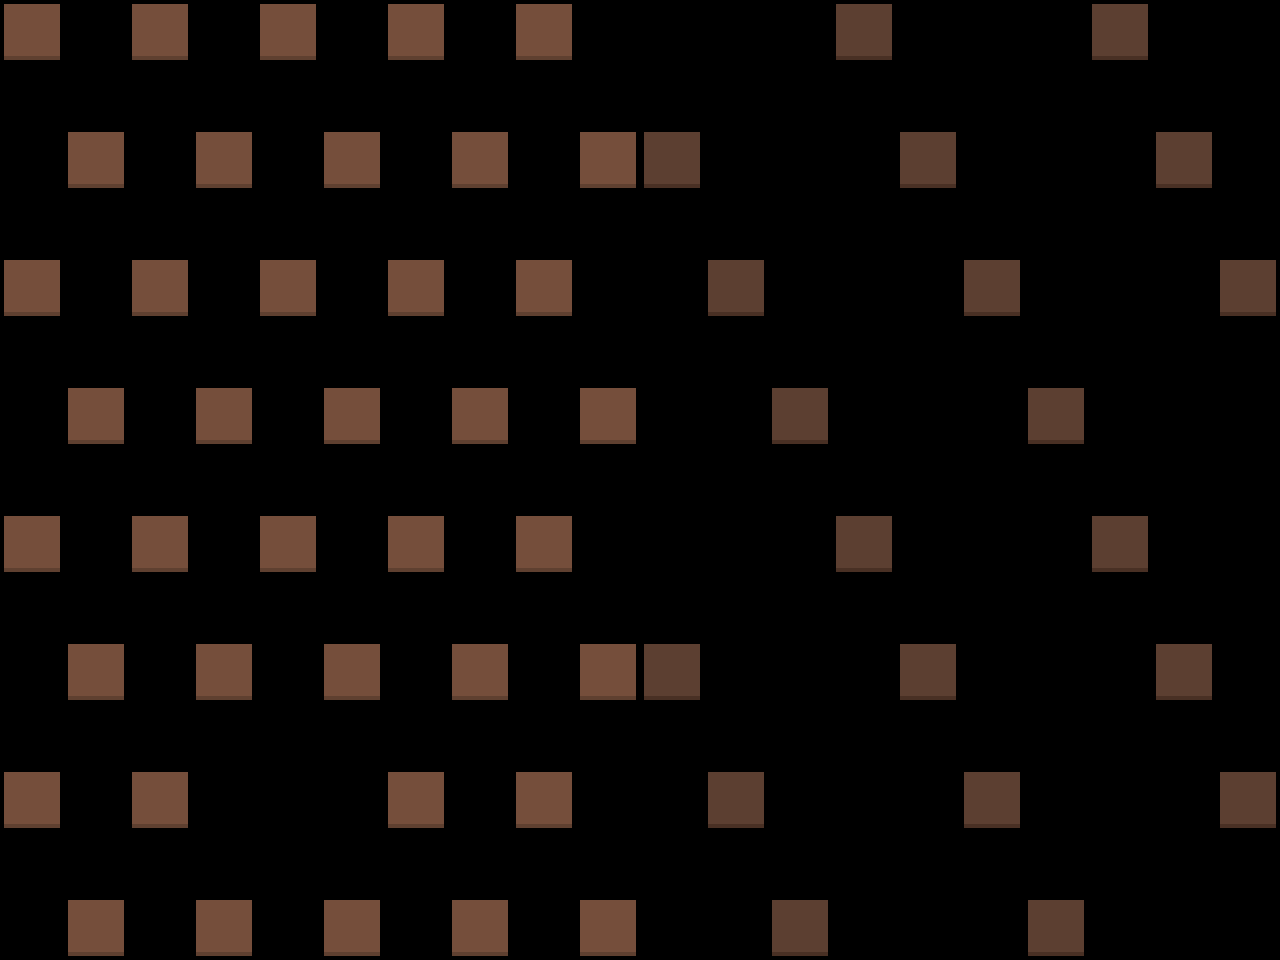

The image is a tile-based game level rendered from a .tmx file. Its description and source (layers, tilesets, objects; grid data summarised) follow:
An orthogonal 20x15 tile map with 64x64 px tiles, 1 tile layer (Слой тайлов 2) and 63 objects (59x solid, 4x spawn).

<map version="1.5" tiledversion="1.7.2" orientation="orthogonal" renderorder="right-down" width="20" height="15" tilewidth="64" tileheight="64" infinite="0" nextlayerid="4" nextobjectid="143">
 <editorsettings>
  <chunksize width="64" height="64" />
 </editorsettings>
 <tileset firstgid="1" name="tileset" tilewidth="64" tileheight="64" tilecount="50" columns="10">
  <image source="../image/tileset.png" width="640" height="320" />
 </tileset>
 <layer id="2" name="Слой тайлов 2" width="20" height="15">
  <data>[300 cells, 111 non-empty, 3 distinct tile ids]</data>
 </layer>
 <objectgroup id="3" name="Слой объектов 1">
  <object id="1" type="solid" x="0" y="0" width="64" height="64" />
  <object id="81" name="SpawnBall0" type="spawn" x="288" y="832" width="64" height="64" />
  <object id="82" name="SpawnHole0" type="spawn" x="288" y="64" width="64" height="64" />
  <object id="83" name="SpawnBall1" type="spawn" x="928" y="832" width="64" height="64" />
  <object id="84" name="SpawnHole1" type="spawn" x="928" y="64" width="64" height="64" />
  <object id="85" type="solid" x="128" y="0" width="64" height="64" />
  <object id="86" type="solid" x="256" y="0" width="64" height="64" />
  <object id="87" type="solid" x="384" y="0" width="64" height="64" />
  <object id="88" type="solid" x="512" y="0" width="64" height="64" />
  <object id="89" type="solid" x="576" y="128" width="64" height="64" />
  <object id="90" type="solid" x="448" y="128" width="64" height="64" />
  <object id="91" type="solid" x="320" y="128" width="64" height="64" />
  <object id="92" type="solid" x="192" y="128" width="64" height="64" />
  <object id="93" type="solid" x="64" y="128" width="64" height="64" />
  <object id="94" type="solid" x="0" y="256" width="64" height="64" />
  <object id="95" type="solid" x="128" y="256" width="64" height="64" />
  <object id="96" type="solid" x="256" y="256" width="64" height="64" />
  <object id="97" type="solid" x="384" y="256" width="64" height="64" />
  <object id="98" type="solid" x="512" y="256" width="64" height="64" />
  <object id="99" type="solid" x="64" y="384" width="64" height="64" />
  <object id="100" type="solid" x="192" y="384" width="64" height="64" />
  <object id="101" type="solid" x="320" y="384" width="64" height="64" />
  <object id="102" type="solid" x="448" y="384" width="64" height="64" />
  <object id="103" type="solid" x="576" y="384" width="64" height="64" />
  <object id="104" type="solid" x="0" y="512" width="64" height="64" />
  <object id="105" type="solid" x="128" y="512" width="64" height="64" />
  <object id="106" type="solid" x="256" y="512" width="64" height="64" />
  <object id="107" type="solid" x="384" y="512" width="64" height="64" />
  <object id="108" type="solid" x="512" y="512" width="64" height="64" />
  <object id="109" type="solid" x="576" y="640" width="64" height="64" />
  <object id="110" type="solid" x="448" y="640" width="64" height="64" />
  <object id="111" type="solid" x="320" y="640" width="64" height="64" />
  <object id="112" type="solid" x="192" y="640" width="64" height="64" />
  <object id="113" type="solid" x="64" y="640" width="64" height="64" />
  <object id="114" type="solid" x="0" y="768" width="64" height="64" />
  <object id="115" type="solid" x="128" y="768" width="64" height="64" />
  <object id="116" type="solid" x="64" y="896" width="64" height="64" />
  <object id="117" type="solid" x="192" y="896" width="64" height="64" />
  <object id="118" type="solid" x="384" y="768" width="64" height="64" />
  <object id="119" type="solid" x="512" y="768" width="64" height="64" />
  <object id="120" type="solid" x="320" y="896" width="64" height="64" />
  <object id="121" type="solid" x="448" y="896" width="64" height="64" />
  <object id="122" type="solid" x="576" y="896" width="64" height="64" />
  <object id="123" type="solid" x="832" y="0" width="64" height="64" />
  <object id="124" type="solid" x="1088" y="0" width="64" height="64" />
  <object id="125" type="solid" x="1152" y="128" width="64" height="64" />
  <object id="126" type="solid" x="1216" y="256" width="64" height="64" />
  <object id="127" type="solid" x="896" y="128" width="64" height="64" />
  <object id="128" type="solid" x="640" y="128" width="64" height="64" />
  <object id="129" type="solid" x="704" y="256" width="64" height="64" />
  <object id="130" type="solid" x="960" y="256" width="64" height="64" />
  <object id="131" type="solid" x="768" y="384" width="64" height="64" />
  <object id="132" type="solid" x="1024" y="384" width="64" height="64" />
  <object id="133" type="solid" x="1088" y="512" width="64" height="64" />
  <object id="134" type="solid" x="832" y="512" width="64" height="64" />
  <object id="135" type="solid" x="896" y="640" width="64" height="64" />
  <object id="136" type="solid" x="1152" y="640" width="64" height="64" />
  <object id="137" type="solid" x="1216" y="768" width="64" height="64" />
  <object id="138" type="solid" x="960" y="768" width="64" height="64" />
  <object id="139" type="solid" x="1024" y="896" width="64" height="64" />
  <object id="140" type="solid" x="768" y="896" width="64" height="64" />
  <object id="141" type="solid" x="704" y="768" width="64" height="64" />
  <object id="142" type="solid" x="640" y="640" width="64" height="64" />
 </objectgroup>
</map>